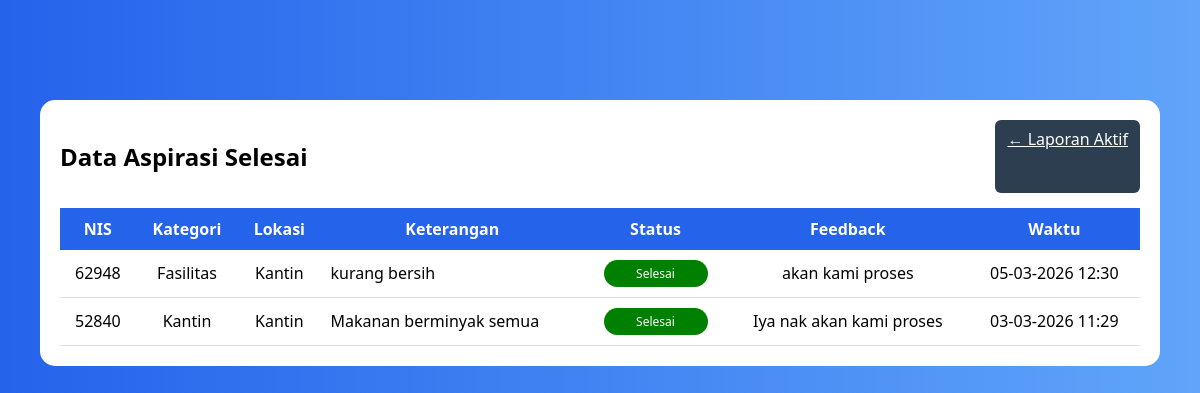
The page /selesai.php (signed in) on the database its author committed.
### tables this page shows
CREATE TABLE `input_aspirasi` (
  `id_pelaporan` int(5) NOT NULL,
  `nis` int(10) NOT NULL,
  `id_kategori` int(11) NOT NULL,
  `lokasi` varchar(50) NOT NULL,
  `ket` varchar(50) NOT NULL,
  `tanggal` datetime DEFAULT current_timestamp()
);

CREATE TABLE `siswa` (
  `nis` int(11) NOT NULL,
  `kelas` varchar(10) NOT NULL,
  `nama` varchar(100) DEFAULT NULL
);

CREATE TABLE `kategori` (
  `id_kategori` int(11) NOT NULL,
  `ket_kategori` varchar(30) NOT NULL
);

CREATE TABLE `aspirasi` (
  `id_aspirasi` int(11) NOT NULL,
  `status` enum('Menunggu','Proses','Selesai') NOT NULL,
  `id_pelaporan` int(11) NOT NULL,
  `feedback` text NOT NULL
);

### selesai.php (the view, shortened to what this page needs)
<?php
include "db.php";
$query = mysqli_query($conn, "
SELECT * FROM input_aspirasi
JOIN siswa ON input_aspirasi.nis = siswa.nis
JOIN kategori ON input_aspirasi.id_kategori = kategori.id_kategori
JOIN aspirasi ON input_aspirasi.id_pelaporan = aspirasi.id_pelaporan
WHERE aspirasi.status = 'Selesai'
ORDER BY input_aspirasi.tanggal DESC
");
?>
<!DOCTYPE html>
<html>
<head>
<link rel="stylesheet" href="style.css">
</head>
<body>
<div class="container">
<div class="top-bar">
    <h2>Data Aspirasi Selesai</h2>
    <a href="dashboard.php" class="btn-back">← Laporan Aktif</a>
</div>
<table class="table">
<tr>
    <th>NIS</th>
    <th>Kategori</th>
    <th>Lokasi</th>
    <th>Keterangan</th>
    <th>Status</th>
    <th>Feedback</th>
    <th>Waktu</th>
</tr>
<?php while($data = mysqli_fetch_array($query)) { ?>
<tr>
    <td><?php echo $data['nis']; ?></td>
    <td><?php echo $data['ket_kategori']; ?></td>
    <td><?php echo $data['lokasi']; ?></td>
    <td><?php echo $data['ket']; ?></td>
    <td>
        <span class="badge Selesai">
            <?php echo $data['status']; ?>
        </span>
    </td>
    <td><?php echo $data['feedback']; ?></td>
    <td>
        <?php echo date('d-m-Y H:i', strtotime($data['tanggal'])); ?>
    </td>
</tr>
<?php } ?>
</table>
</div>
</body>
</html>

### style.css (style rules this page uses)
body { font-family: 'Segoe UI', sans-serif; margin: 0; background: linear-gradient(to right, #2563eb, #60a5fa); }
.container { width: 90%; margin: 30px auto; background: white; padding: 20px; border-radius: 15px; }
.table { width: 100%; border-collapse: collapse; }
.table th { background: #2563eb; color: white; padding: 10px; }
.table td { padding: 10px; border-bottom: 1px solid #ddd; }
.badge { padding: 5px 10px; border-radius: 20px; color: white; font-size: 12px; }
.badge.Selesai { background: green; }
.btn-back { background: #2c3e50; color: white; padding: 8px 12px; border-radius: 5px; }
.top-bar { display: flex; justify-content: space-between; margin-bottom: 15px; }
.btn-back { background: #2c3e50; padding: 8px 12px; border-radius: 6px; color: white; }
.container { max-width: 1100px; margin: 30px auto; overflow-x: auto; }
.container { max-width: 1200px; margin: 30px auto; overflow-x: auto; }
.table { width: 100%; }
.table td, .table th { padding: 10px; text-align: center; white-space: nowrap; }
.table td:nth-child(4) { white-space: normal; max-width: 300px; text-align: left; }
.badge { display: inline-block; padding: 5px 12px; border-radius: 20px; white-space: nowrap; }
.table td, .table th { word-wrap: break-word; white-space: normal; text-align: center; }
.table td:nth-child(4) { text-align: left; max-width: 250px; }
.badge { display: inline-block; min-width: 80px; text-align: center; }
body { margin: 0; padding-top: 70px; }

### rows shown on the page
input_aspirasi: nis.nis "62948", id_kategori.ket_kategori "Fasilitas", lokasi "Kantin", ket "kurang bersih", aspirasi.status "Selesai", aspirasi.feedback "akan kami proses", tanggal "05-03-2026 12:30"
input_aspirasi: nis.nis "52840", id_kategori.ket_kategori "Kantin", lokasi "Kantin", ket "Makanan berminyak semua", aspirasi.status "Selesai", aspirasi.feedback "Iya nak akan kami proses", tanggal "03-03-2026 11:29"
